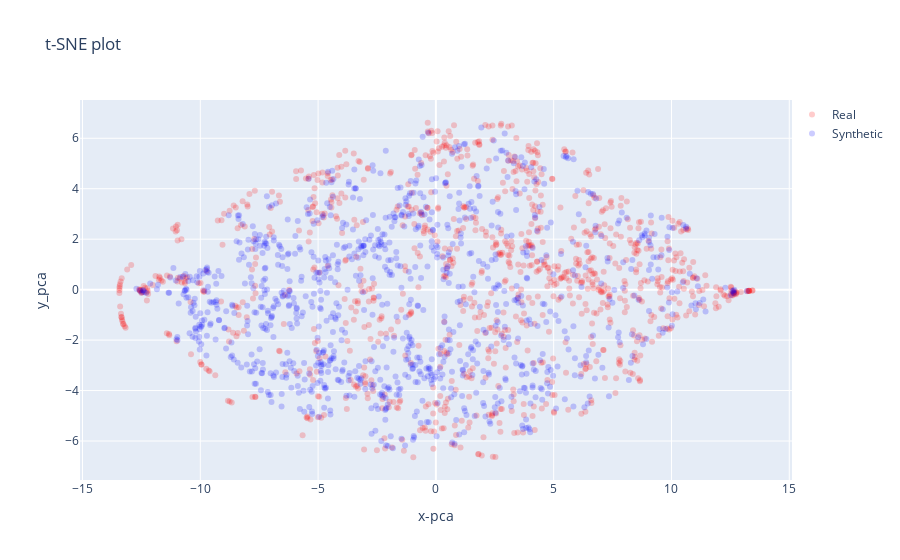

Notebook source saved alongside this figure:
### Code cell
visualization(real_vals, gbm_vals, 'tsne', 'test')

### Figure 1 — Plotly figure (JSON) as saved in the notebook; plotly's stock layout.template omitted (floating-point values rounded to 4 significant figures; data arrays with more than 128 entries replaced by an {"elided": "..."} marker saying what was removed)
{"data": [{"marker": {"color": {"elided": "1000 str values"}, "opacity": 0.2}, "mode": "markers", "name": "Real", "type": "scatter", "x": {"elided": "1000 float values"}, "y": {"elided": "1000 float values"}}, {"marker": {"color": {"elided": "1000 str values"}, "opacity": 0.2}, "mode": "markers", "name": "Synthetic", "type": "scatter", "x": {"elided": "1000 float values"}, "y": {"elided": "1000 float values"}}], "layout": {"legend": {"x": 1, "y": 1}, "title": {"text": "t-SNE plot"}, "xaxis": {"title": {"text": "x-pca"}}, "yaxis": {"title": {"text": "y_pca"}}}}
